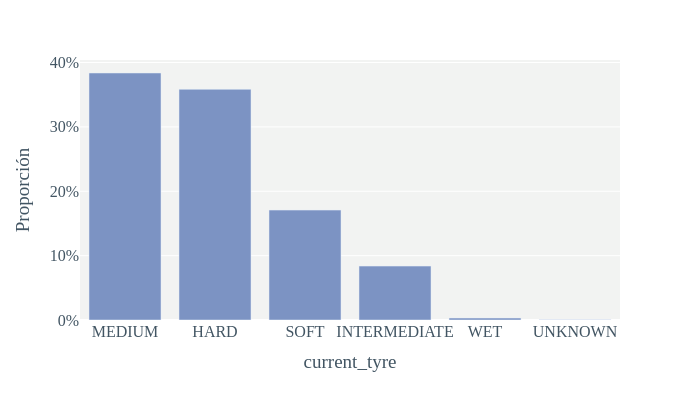
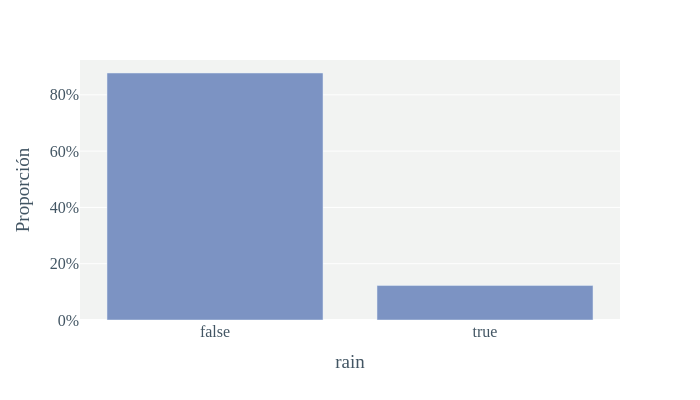

Here is the notebook cell these charts were saved with, in order:
### Code cell
# Gráfico de barras de las variables current_tyre y rain.
cat_low = ['current_tyre', 'rain']

for col in cat_low:
    if col == 'race_year':
        df_plot = df_1[df_1[col].isin([2023, 2024, 2025])]
    else:
        df_plot = df_1.copy()
    
    df_plot = df_plot[col].value_counts(normalize=True).reset_index()
    df_plot.columns = [col, 'proportion']
    
    fig = px.bar(
        df_plot,
        x=col,
        y='proportion',
        labels={col: col, 'proportion': 'Proporción'}
    )
    
    fig.update_traces(marker_color='#7C93C3', text=None)  # Sin texto en barras
    fig.update_layout(
        font=dict(family='Work sans', size=16, color='#425563'),
        plot_bgcolor='#F2F3F2',
        paper_bgcolor='white',
        height=400,
        width=700,
        yaxis_tickformat='0%',  # Eje y sin decimales
        yaxis=dict(tickformat='0%')
    )
    
    fig.show()

### Figure 1 — Plotly figure (JSON) as saved in the notebook; plotly's stock layout.template omitted (floating-point values rounded to 4 significant figures)
{"data": [{"hovertemplate": "current_tyre=%{x}<br>Proporción=%{y}<extra></extra>", "legendgroup": "", "marker": {"color": "#7C93C3", "pattern": {"shape": ""}}, "name": "", "orientation": "v", "showlegend": false, "textposition": "auto", "type": "bar", "x": ["MEDIUM", "HARD", "SOFT", "INTERMEDIATE", "WET", "UNKNOWN"], "xaxis": "x", "y": [0.3837, 0.3583, 0.1707, 0.08373, 0.003017, 0.0005029], "yaxis": "y"}], "layout": {"barmode": "relative", "font": {"color": "#425563", "family": "Work sans", "size": 16}, "height": 400, "legend": {"tracegroupgap": 0}, "margin": {"t": 60}, "paper_bgcolor": "white", "plot_bgcolor": "#F2F3F2", "width": 700, "xaxis": {"anchor": "y", "domain": [0, 1], "title": {"text": "current_tyre"}}, "yaxis": {"anchor": "x", "domain": [0, 1], "tickformat": "0%", "title": {"text": "Proporción"}}}}

### Figure 2 — Plotly figure (JSON) as saved in the notebook; plotly's stock layout.template omitted (floating-point values rounded to 4 significant figures)
{"data": [{"hovertemplate": "rain=%{x}<br>Proporción=%{y}<extra></extra>", "legendgroup": "", "marker": {"color": "#7C93C3", "pattern": {"shape": ""}}, "name": "", "orientation": "v", "showlegend": false, "textposition": "auto", "type": "bar", "x": [false, true], "xaxis": "x", "y": [0.8775, 0.1225], "yaxis": "y"}], "layout": {"barmode": "relative", "font": {"color": "#425563", "family": "Work sans", "size": 16}, "height": 400, "legend": {"tracegroupgap": 0}, "margin": {"t": 60}, "paper_bgcolor": "white", "plot_bgcolor": "#F2F3F2", "width": 700, "xaxis": {"anchor": "y", "domain": [0, 1], "title": {"text": "rain"}}, "yaxis": {"anchor": "x", "domain": [0, 1], "tickformat": "0%", "title": {"text": "Proporción"}}}}
